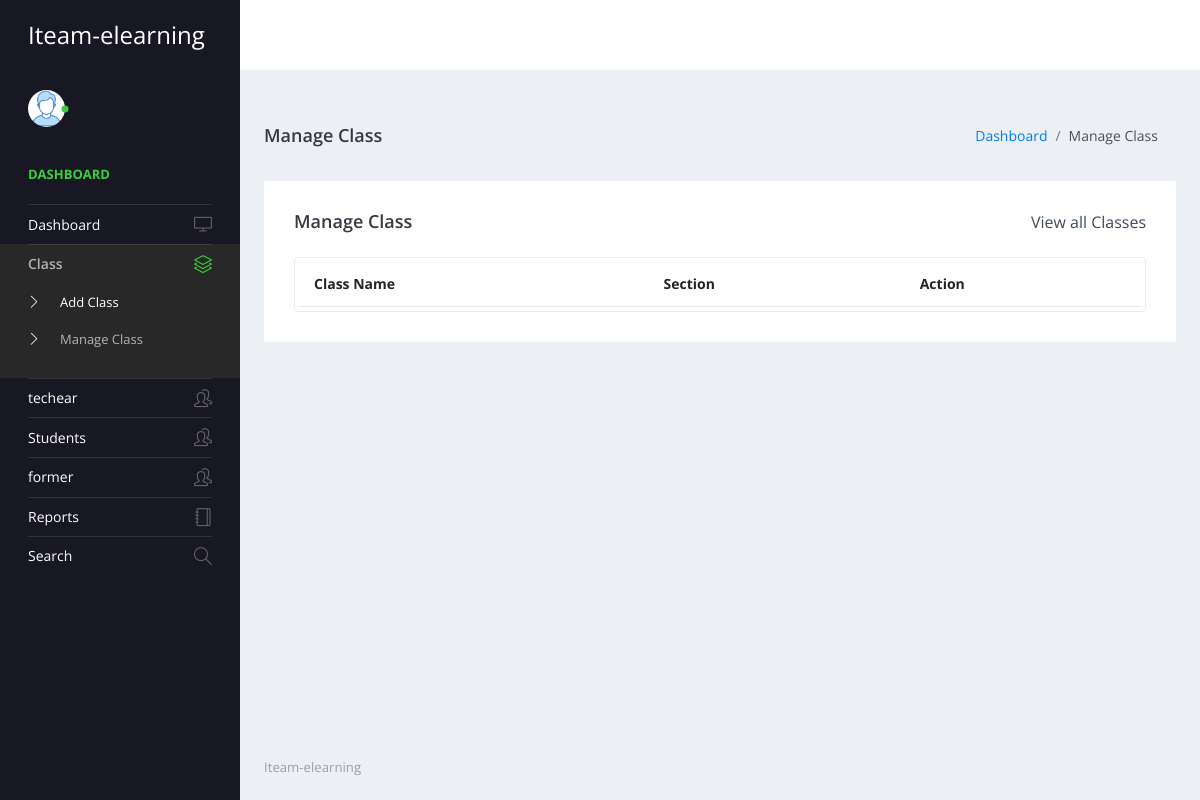
The app's page /admin/manage-class.php, older data.
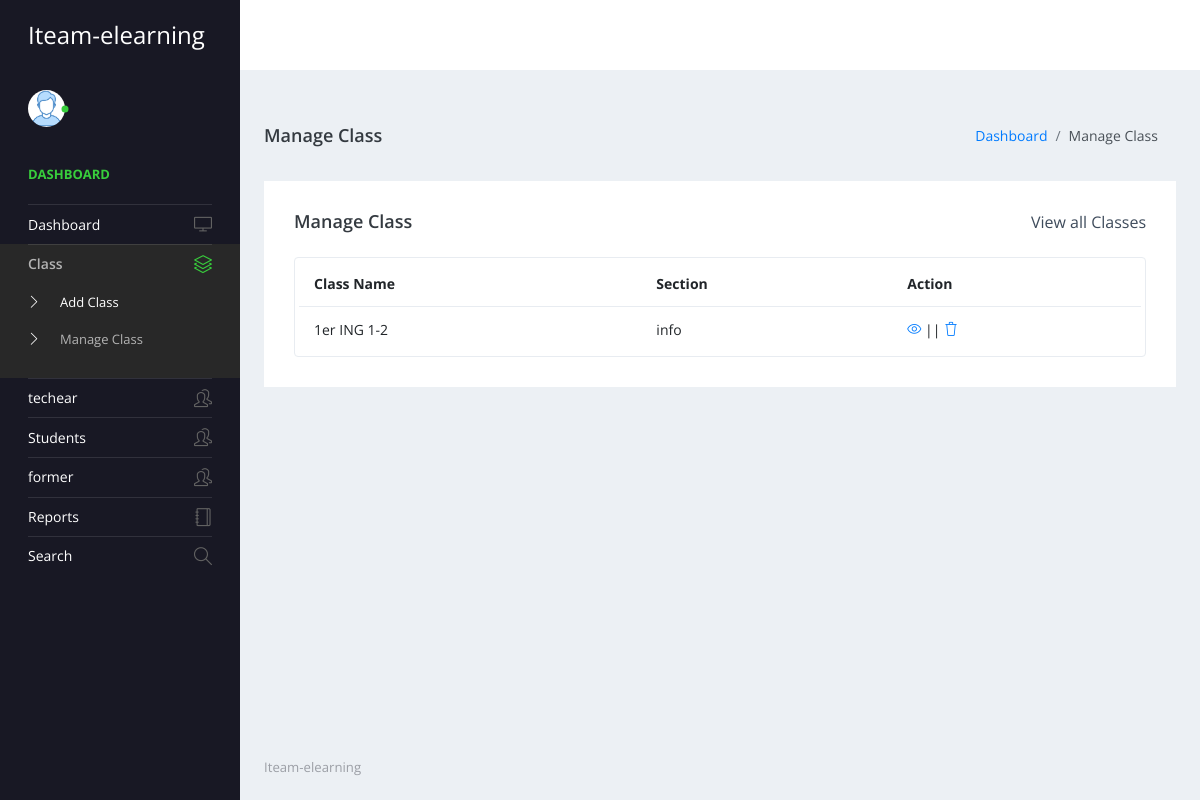
The same page, newer data.
### tables this page shows
CREATE TABLE `class` (
  `id` int(20) NOT NULL,
  `classname` varchar(20) DEFAULT NULL,
  `section` varchar(20) DEFAULT NULL
);

### admin/manage-class.php (the view, shortened to what this page needs)
<?php
include('includes/dbconnection.php');
?>
<!DOCTYPE html>
<html lang="en">
<head>
    <link rel="stylesheet" href="vendors/simple-line-icons/css/simple-line-icons.css">
    <link rel="stylesheet" href="vendors/flag-icon-css/css/flag-icon.min.css">
    <link rel="stylesheet" href="vendors/css/vendor.bundle.base.css">
    <link rel="stylesheet" href="./vendors/daterangepicker/daterangepicker.css">
    <link rel="stylesheet" href="./vendors/chartist/chartist.min.css">
    <link rel="stylesheet" href="./css/style.css">
</head>
<body>
<div class="container-scroller">
    <?php include_once('includes/header.php');?>
    <div class="container-fluid page-body-wrapper">
        <?php include_once('includes/sidebar.php');?>
        <div class="main-panel">
            <div class="content-wrapper">
                <div class="page-header">
                    <h3 class="page-title"> Manage Class </h3>
                    <nav aria-label="breadcrumb">
                        <ol class="breadcrumb">
                            <li class="breadcrumb-item"><a href="dashboard.php">Dashboard</a></li>
                            <li class="breadcrumb-item active" aria-current="page"> Manage Class</li>
                        </ol>
                    </nav>
                </div>
                <div class="row">
                    <div class="col-md-12 grid-margin stretch-card">
                        <div class="card">
                            <div class="card-body">
                                <div class="d-sm-flex align-items-center mb-4">
                                    <h4 class="card-title mb-sm-0">Manage Class</h4>
                                    <a href="#" class="text-dark ml-auto mb-3 mb-sm-0"> View all Classes</a>
                                </div>
                                <div class="table-responsive border rounded p-1">
                                    <table class="table">
                                        <thead>
                                            <tr>
                                                <th class="font-weight-bold">Class Name</th>
                                                <th class="font-weight-bold">Section</th>
                                                <th class="font-weight-bold">Action</th>
                                            </tr>
                                        </thead>
                                        <tbody>
                                            <?php
                                            $no_of_records_per_page = 15;
                                            $pageno = isset($_GET['pageno']) ? $_GET['pageno'] : 1;
                                            $offset = ($pageno - 1) * $no_of_records_per_page;
                                            $sql = "SELECT * FROM class LIMIT $offset, $no_of_records_per_page";
                                            $query = $dbh->prepare($sql);
                                            $query->execute();
                                            $results = $query->fetchAll(PDO::FETCH_OBJ);
                                            if($query->rowCount() > 0) {
                                                foreach($results as $row) {
                                                    echo "<tr>";
                                                    echo "<td>" . htmlentities($row->classname) . "</td>";
                                                    echo "<td>" . htmlentities($row->section) . "</td>";
                                                    echo "<td>";
                                                    echo "<div><a href='edit-class-detail.php?editid=" . htmlentities($row->id) . "'><i class='icon-eye'></i></a> || ";
                                                    echo "<a href='manage-class.php?delid=" . htmlentities($row->id) . "' onclick='return confirm(\"Do you really want to Delete ?\");'><i class='icon-trash'></i></a></div>";
                                                    echo "</td>";
                                                    echo "</tr>";
                                                }
                                            }
                                            ?>
                                        </tbody>
                                    </table>
                                </div>
                            </div>
                        </div>
                    </div>
                </div>
            </div>
            <?php include_once('includes/footer.php');?>
        </div>
    </div>
</div>
</body>
</html>

Row changes from the older to the newer data that the page shows:
added class: classname "1er ING 1-2", section "info"
